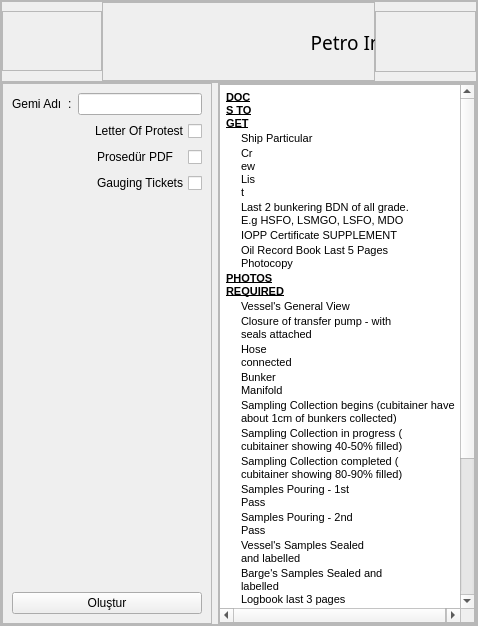
         <widget class="QWidget" name="petro">
          <layout class="QGridLayout" name="gridLayout_5">
           <property name="leftMargin">
            <number>0</number>
           </property>
           <property name="topMargin">
            <number>0</number>
           </property>
           <property name="rightMargin">
            <number>0</number>
           </property>
           <property name="bottomMargin">
            <number>0</number>
           </property>
           <property name="spacing">
            <number>0</number>
           </property>
           <item row="0" column="0">
            <widget class="QFrame" name="frame_13">
             <property name="frameShape">
              <enum>QFrame::StyledPanel</enum>
             </property>
             <property name="frameShadow">
              <enum>QFrame::Raised</enum>
             </property>
             <layout class="QGridLayout" name="gridLayout_6">
              <property name="leftMargin">
               <number>0</number>
              </property>
              <property name="topMargin">
               <number>0</number>
              </property>
              <property name="rightMargin">
               <number>0</number>
              </property>
              <property name="bottomMargin">
               <number>0</number>
              </property>
              <property name="spacing">
               <number>0</number>
              </property>
              <item row="0" column="0">
               <widget class="QFrame" name="frame_14">
                <property name="minimumSize">
                 <size>
                  <width>0</width>
                  <height>81</height>
                 </size>
                </property>
                <property name="maximumSize">
                 <size>
                  <width>16777215</width>
                  <height>81</height>
                 </size>
                </property>
                <property name="frameShape">
                 <enum>QFrame::StyledPanel</enum>
                </property>
                <property name="frameShadow">
                 <enum>QFrame::Raised</enum>
                </property>
                <layout class="QHBoxLayout" name="horizontalLayout">
                 <property name="spacing">
                  <number>0</number>
                 </property>
                 <property name="leftMargin">
                  <number>0</number>
                 </property>
                 <property name="topMargin">
                  <number>0</number>
                 </property>
                 <property name="rightMargin">
                  <number>0</number>
                 </property>
                 <property name="bottomMargin">
                  <number>0</number>
                 </property>
                 <item>
                  <widget class="QFrame" name="frame_32">
                   <property name="maximumSize">
                    <size>
                     <width>100</width>
                     <height>60</height>
                    </size>
                   </property>
                   <property name="frameShape">
                    <enum>QFrame::StyledPanel</enum>
                   </property>
                   <property name="frameShadow">
                    <enum>QFrame::Raised</enum>
                   </property>
                   <widget class="QPushButton" name="exitpetropage">
                    <property name="geometry">
                     <rect>
                      <x>20</x>
                      <y>20</y>
                      <width>51</width>
                      <height>31</height>
                     </rect>
                    </property>
                    <property name="whatsThis">
                     <string>&lt;html&gt;&lt;head/&gt;&lt;body&gt;&lt;p&gt;Ana Pencere&lt;/p&gt;&lt;/body&gt;&lt;/html&gt;</string>
                    </property>
                    <property name="text">
                     <string/>
                    </property>
                    <property name="icon">
                     <iconset resource="../icons/rc.qrc">
                      <normaloff>:/icons/arrow.png</normaloff>:/icons/arrow.png</iconset>
                    </property>
                    <property name="iconSize">
                     <size>
                      <width>24</width>
                      <height>24</height>
                     </size>
                    </property>
                    <property name="flat">
                     <bool>true</bool>
                    </property>
                   </widget>
                  </widget>
                 </item>
                 <item>
                  <widget class="QFrame" name="frame_33">
                   <property name="frameShape">
                    <enum>QFrame::StyledPanel</enum>
                   </property>
                   <property name="frameShadow">
                    <enum>QFrame::Raised</enum>
                   </property>
                   <widget class="QLabel" name="label_15">
                    <property name="geometry">
                     <rect>
                      <x>170</x>
                      <y>20</y>
                      <width>301</width>
                      <height>41</height>
                     </rect>
                    </property>
                    <property name="font">
                     <font>
                      <family>Simple tfb</family>
                      <pointsize>14</pointsize>
                     </font>
                    </property>
                    <property name="text">
                     <string>Petro Inspect ROB &amp; BQS</string>
                    </property>
                    <property name="alignment">
                     <set>Qt::AlignCenter</set>
                    </property>
                   </widget>
                  </widget>
                 </item>
                 <item>
                  <widget class="QFrame" name="frame_34">
                   <property name="maximumSize">
                    <size>
                     <width>101</width>
                     <height>61</height>
                    </size>
                   </property>
                   <property name="frameShape">
                    <enum>QFrame::StyledPanel</enum>
                   </property>
                   <property name="frameShadow">
                    <enum>QFrame::Raised</enum>
                   </property>
                   <widget class="QLabel" name="label_44">
                    <property name="geometry">
                     <rect>
                      <x>16</x>
                      <y>2</y>
                      <width>81</width>
                      <height>61</height>
                     </rect>
                    </property>
                    <property name="maximumSize">
                     <size>
                      <width>91</width>
                      <height>61</height>
                     </size>
                    </property>
                    <property name="text">
                     <string/>
                    </property>
                    <property name="pixmap">
                     <pixmap resource="../icons/rc.qrc">:/icons/petro inspect200x200.png</pixmap>
                    </property>
                    <property name="scaledContents">
                     <bool>true</bool>
                    </property>
                   </widget>
                  </widget>
                 </item>
                </layout>
               </widget>
              </item>
              <item row="1" column="0">
               <widget class="QFrame" name="frame_31">
                <property name="frameShape">
                 <enum>QFrame::StyledPanel</enum>
                </property>
                <property name="frameShadow">
                 <enum>QFrame::Raised</enum>
                </property>
                <layout class="QHBoxLayout" name="horizontalLayout_17">
                 <property name="leftMargin">
                  <number>0</number>
                 </property>
                 <property name="topMargin">
                  <number>0</number>
                 </property>
                 <property name="rightMargin">
                  <number>0</number>
                 </property>
                 <property name="bottomMargin">
                  <number>0</number>
                 </property>
                 <item>
                  <widget class="QFrame" name="frame_81">
                   <property name="minimumSize">
                    <size>
                     <width>210</width>
                     <height>0</height>
                    </size>
                   </property>
                   <property name="maximumSize">
                    <size>
                     <width>210</width>
                     <height>16777215</height>
                    </size>
                   </property>
                   <property name="frameShape">
                    <enum>QFrame::StyledPanel</enum>
                   </property>
                   <property name="frameShadow">
                    <enum>QFrame::Raised</enum>
                   </property>
                   <layout class="QVBoxLayout" name="verticalLayout_17">
                    <item>
                     <layout class="QHBoxLayout" name="horizontalLayout_18">
                      <item>
                       <widget class="QLabel" name="label_14">
                        <property name="text">
                         <string>Gemi Adı</string>
                        </property>
                       </widget>
                      </item>
                      <item>
                       <widget class="QLabel" name="label_27">
                        <property name="text">
                         <string>:</string>
                        </property>
                       </widget>
                      </item>
                      <item>
                       <widget class="QLineEdit" name="petrogemiline"/>
                      </item>
                     </layout>
                    </item>
                    <item>
                     <widget class="QCheckBox" name="checkBox_petro_lop">
                      <property name="layoutDirection">
                       <enum>Qt::RightToLeft</enum>
                      </property>
                      <property name="text">
                       <string>Letter Of Protest</string>
                      </property>
                     </widget>
                    </item>
                    <item>
                     <widget class="QCheckBox" name="checkBox_petro_prosedur">
                      <property name="layoutDirection">
                       <enum>Qt::RightToLeft</enum>
                      </property>
                      <property name="text">
                       <string>Prosedür PDF   </string>
                      </property>
                     </widget>
                    </item>
                    <item>
                     <widget class="QCheckBox" name="checkBox_petro_gt">
                      <property name="layoutDirection">
                       <enum>Qt::RightToLeft</enum>
                      </property>
                      <property name="text">
                       <string>Gauging Tickets</string>
                      </property>
                     </widget>
                    </item>
                    <item>
                     <spacer name="verticalSpacer">
                      <property name="orientation">
                       <enum>Qt::Vertical</enum>
                      </property>
                      <property name="sizeHint" stdset="0">
                       <size>
                        <width>20</width>
                        <height>393</height>
                       </size>
                      </property>
                     </spacer>
                    </item>
                    <item>
                     <widget class="QPushButton" name="petroolusturbutton">
                      <property name="text">
                       <string>Oluştur</string>
                      </property>
                     </widget>
                    </item>
                   </layout>
                  </widget>
                 </item>
                 <item>
                  <widget class="QFrame" name="frame_82">
                   <property name="frameShape">
                    <enum>QFrame::StyledPanel</enum>
                   </property>
                   <property name="frameShadow">
                    <enum>QFrame::Raised</enum>
                   </property>
                   <layout class="QGridLayout" name="gridLayout_35">
                    <property name="leftMargin">
                     <number>0</number>
                    </property>
                    <property name="topMargin">
                     <number>0</number>
                    </property>
                    <property name="rightMargin">
                     <number>0</number>
                    </property>
                    <property name="bottomMargin">
                     <number>0</number>
                    </property>
                    <property name="spacing">
                     <number>0</number>
                    </property>
                    <item row="0" column="0">
                     <widget class="QTextEdit" name="textEdit">
                      <property name="html">
                       <string>&lt;!DOCTYPE HTML PUBLIC &quot;-//W3C//DTD HTML 4.0//EN&quot; &quot;http://www.w3.org/TR/REC-html40/strict.dtd&quot;&gt;
&lt;html&gt;&lt;head&gt;&lt;meta name=&quot;qrichtext&quot; content=&quot;1&quot; /&gt;&lt;style type=&quot;text/css&quot;&gt;
p, li { white-space: pre-wrap; }
&lt;/style&gt;&lt;/head&gt;&lt;body style=&quot; font-family:'MS Shell Dlg 2'; font-size:8.25pt; font-weight:400; font-style:normal;&quot;&gt;
&lt;table border=&quot;0&quot; style=&quot; margin-top:0px; margin-bottom:0px; margin-left:0px; margin-right:0px;&quot; cellspacing=&quot;2&quot; cellpadding=&quot;0&quot;&gt;
&lt;tr&gt;
&lt;td colspan=&quot;2&quot;&gt;
&lt;p style=&quot; margin-top:0px; margin-bottom:0px; margin-left:0px; margin-right:0px; -qt-block-indent:0; text-indent:0px;&quot;&gt;&lt;span style=&quot; font-size:8pt; font-weight:600; text-decoration: underline;&quot;&gt;DOCS TO GET&lt;/span&gt;&lt;/p&gt;&lt;/td&gt;
&lt;td width=&quot;56&quot;&gt;&lt;/td&gt;
&lt;td width=&quot;52&quot;&gt;&lt;/td&gt;
&lt;td width=&quot;1&quot;&gt;&lt;/td&gt;
&lt;td&gt;&lt;/td&gt;
&lt;td&gt;&lt;/td&gt;
&lt;td&gt;&lt;/td&gt;
&lt;td&gt;&lt;/td&gt;
&lt;td&gt;&lt;/td&gt;
&lt;td&gt;&lt;/td&gt;
&lt;td&gt;&lt;/td&gt;&lt;/tr&gt;
&lt;tr&gt;
&lt;td width=&quot;45.5&quot;&gt;
&lt;p style=&quot; margin-top:0px; margin-bottom:0px; margin-left:0px; margin-right:0px; -qt-block-indent:0; text-indent:0px;&quot;&gt;&lt;span style=&quot; font-size:8pt;&quot;&gt; &lt;/span&gt;&lt;/p&gt;&lt;/td&gt;
&lt;td colspan=&quot;2&quot;&gt;
&lt;p style=&quot; margin-top:0px; margin-bottom:0px; margin-left:0px; margin-right:0px; -qt-block-indent:0; text-indent:0px;&quot;&gt;&lt;span style=&quot; font-size:8pt;&quot;&gt;Ship Particular&lt;/span&gt;&lt;/p&gt;&lt;/td&gt;
&lt;td&gt;&lt;/td&gt;
&lt;td&gt;&lt;/td&gt;
&lt;td&gt;&lt;/td&gt;
&lt;td&gt;&lt;/td&gt;
&lt;td&gt;&lt;/td&gt;
&lt;td&gt;&lt;/td&gt;
&lt;td&gt;&lt;/td&gt;
&lt;td&gt;&lt;/td&gt;
&lt;td&gt;&lt;/td&gt;&lt;/tr&gt;
&lt;tr&gt;
&lt;td style=&quot; border-top-color:#000000;&quot;&gt;
&lt;p style=&quot; margin-top:0px; margin-bottom:0px; margin-left:0px; margin-right:0px; -qt-block-indent:0; text-indent:0px;&quot;&gt;&lt;span style=&quot; font-size:8pt;&quot;&gt; &lt;/span&gt;&lt;/p&gt;&lt;/td&gt;
&lt;td width=&quot;45.5&quot;&gt;
&lt;p style=&quot; margin-top:0px; margin-bottom:0px; margin-left:0px; margin-right:0px; -qt-block-indent:0; text-indent:0px;&quot;&gt;&lt;span style=&quot; font-size:8pt;&quot;&gt;Crew List&lt;/span&gt;&lt;/p&gt;&lt;/td&gt;
&lt;td&gt;&lt;/td&gt;
&lt;td&gt;&lt;/td&gt;
&lt;td&gt;&lt;/td&gt;
&lt;td&gt;&lt;/td&gt;
&lt;td&gt;&lt;/td&gt;
&lt;td&gt;&lt;/td&gt;
&lt;td&gt;&lt;/td&gt;
&lt;td&gt;&lt;/td&gt;
&lt;td&gt;&lt;/td&gt;
&lt;td&gt;&lt;/td&gt;&lt;/tr&gt;
&lt;tr&gt;
&lt;td style=&quot; border-top-color:#000000;&quot;&gt;
&lt;p style=&quot; margin-top:0px; margin-bottom:0px; margin-left:0px; margin-right:0px; -qt-block-indent:0; text-indent:0px;&quot;&gt;&lt;span style=&quot; font-size:8pt;&quot;&gt; &lt;/span&gt;&lt;/p&gt;&lt;/td&gt;
&lt;td colspan=&quot;8&quot;&gt;
&lt;p style=&quot; margin-top:0px; margin-bottom:0px; margin-left:0px; margin-right:0px; -qt-block-indent:0; text-indent:0px;&quot;&gt;&lt;span style=&quot; font-size:8pt;&quot;&gt;Last 2 bunkering BDN of all grade. E.g HSFO, LSMGO, LSFO, MDO&lt;/span&gt;&lt;/p&gt;&lt;/td&gt;
&lt;td&gt;&lt;/td&gt;
&lt;td&gt;&lt;/td&gt;
&lt;td&gt;&lt;/td&gt;&lt;/tr&gt;
&lt;tr&gt;
&lt;td style=&quot; border-top-color:#000000;&quot;&gt;
&lt;p style=&quot; margin-top:0px; margin-bottom:0px; margin-left:0px; margin-right:0px; -qt-block-indent:0; text-indent:0px;&quot;&gt;&lt;span style=&quot; font-size:8pt;&quot;&gt; &lt;/span&gt;&lt;/p&gt;&lt;/td&gt;
&lt;td colspan=&quot;8&quot; style=&quot; border-left-color:#000000;&quot;&gt;
&lt;p style=&quot; margin-top:0px; margin-bottom:0px; margin-left:0px; margin-right:0px; -qt-block-indent:0; text-indent:0px;&quot;&gt;&lt;span style=&quot; font-size:8pt;&quot;&gt;IOPP Certificate SUPPLEMENT &lt;/span&gt;&lt;/p&gt;&lt;/td&gt;
&lt;td&gt;&lt;/td&gt;
&lt;td&gt;&lt;/td&gt;
&lt;td&gt;&lt;/td&gt;&lt;/tr&gt;
&lt;tr&gt;
&lt;td&gt;
&lt;p style=&quot; margin-top:0px; margin-bottom:0px; margin-left:0px; margin-right:0px; -qt-block-indent:0; text-indent:0px;&quot;&gt;&lt;span style=&quot; font-size:8pt;&quot;&gt; &lt;/span&gt;&lt;/p&gt;&lt;/td&gt;
&lt;td colspan=&quot;6&quot;&gt;
&lt;p style=&quot; margin-top:0px; margin-bottom:0px; margin-left:0px; margin-right:0px; -qt-block-indent:0; text-indent:0px;&quot;&gt;&lt;span style=&quot; font-size:8pt;&quot;&gt;Oil Record Book Last 5 Pages Photocopy&lt;/span&gt;&lt;/p&gt;&lt;/td&gt;
&lt;td&gt;&lt;/td&gt;
&lt;td&gt;&lt;/td&gt;
&lt;td&gt;&lt;/td&gt;
&lt;td&gt;&lt;/td&gt;
&lt;td&gt;&lt;/td&gt;&lt;/tr&gt;
&lt;tr&gt;
&lt;td colspan=&quot;3&quot;&gt;
&lt;p style=&quot; margin-top:0px; margin-bottom:0px; margin-left:0px; margin-right:0px; -qt-block-indent:0; text-indent:0px;&quot;&gt;&lt;span style=&quot; font-size:8pt; font-weight:600; text-decoration: underline;&quot;&gt;PHOTOS REQUIRED&lt;/span&gt;&lt;/p&gt;&lt;/td&gt;
&lt;td&gt;&lt;/td&gt;
&lt;td&gt;&lt;/td&gt;
&lt;td&gt;&lt;/td&gt;
&lt;td&gt;&lt;/td&gt;
&lt;td&gt;&lt;/td&gt;
&lt;td&gt;&lt;/td&gt;
&lt;td&gt;&lt;/td&gt;
&lt;td&gt;&lt;/td&gt;
&lt;td&gt;&lt;/td&gt;&lt;/tr&gt;
&lt;tr&gt;
&lt;td&gt;
&lt;p style=&quot; margin-top:0px; margin-bottom:0px; margin-left:0px; margin-right:0px; -qt-block-indent:0; text-indent:0px;&quot;&gt;&lt;span style=&quot; font-size:8pt;&quot;&gt; &lt;/span&gt;&lt;/p&gt;&lt;/td&gt;
&lt;td colspan=&quot;3&quot;&gt;
&lt;p style=&quot; margin-top:0px; margin-bottom:0px; margin-left:0px; margin-right:0px; -qt-block-indent:0; text-indent:0px;&quot;&gt;&lt;span style=&quot; font-size:8pt;&quot;&gt;Vessel's General View&lt;/span&gt;&lt;/p&gt;&lt;/td&gt;
&lt;td&gt;&lt;/td&gt;
&lt;td&gt;&lt;/td&gt;
&lt;td&gt;&lt;/td&gt;
&lt;td&gt;&lt;/td&gt;
&lt;td&gt;&lt;/td&gt;
&lt;td&gt;&lt;/td&gt;
&lt;td&gt;&lt;/td&gt;
&lt;td&gt;&lt;/td&gt;&lt;/tr&gt;
&lt;tr&gt;
&lt;td style=&quot; border-top-color:#000000;&quot;&gt;
&lt;p style=&quot; margin-top:0px; margin-bottom:0px; margin-left:0px; margin-right:0px; -qt-block-indent:0; text-indent:0px;&quot;&gt;&lt;span style=&quot; font-size:8pt;&quot;&gt; &lt;/span&gt;&lt;/p&gt;&lt;/td&gt;
&lt;td colspan=&quot;6&quot;&gt;
&lt;p style=&quot; margin-top:0px; margin-bottom:0px; margin-left:0px; margin-right:0px; -qt-block-indent:0; text-indent:0px;&quot;&gt;&lt;span style=&quot; font-size:8pt;&quot;&gt;Closure of transfer pump ‐ with seals attached&lt;/span&gt;&lt;/p&gt;&lt;/td&gt;
&lt;td&gt;&lt;/td&gt;
&lt;td&gt;&lt;/td&gt;
&lt;td&gt;&lt;/td&gt;
&lt;td&gt;&lt;/td&gt;
&lt;td&gt;&lt;/td&gt;&lt;/tr&gt;
&lt;tr&gt;
&lt;td style=&quot; border-top-color:#000000;&quot;&gt;
&lt;p style=&quot; margin-top:0px; margin-bottom:0px; margin-left:0px; margin-right:0px; -qt-block-indent:0; text-indent:0px;&quot;&gt;&lt;span style=&quot; font-size:8pt;&quot;&gt; &lt;/span&gt;&lt;/p&gt;&lt;/td&gt;
&lt;td colspan=&quot;2&quot;&gt;
&lt;p style=&quot; margin-top:0px; margin-bottom:0px; margin-left:0px; margin-right:0px; -qt-block-indent:0; text-indent:0px;&quot;&gt;&lt;span style=&quot; font-size:8pt;&quot;&gt;Hose connected&lt;/span&gt;&lt;/p&gt;&lt;/td&gt;
&lt;td&gt;&lt;/td&gt;
&lt;td&gt;&lt;/td&gt;
&lt;td&gt;&lt;/td&gt;
&lt;td&gt;&lt;/td&gt;
&lt;td&gt;&lt;/td&gt;
&lt;td&gt;&lt;/td&gt;
&lt;td&gt;&lt;/td&gt;
&lt;td&gt;&lt;/td&gt;
&lt;td&gt;&lt;/td&gt;&lt;/tr&gt;
&lt;tr&gt;
&lt;td style=&quot; border-top-color:#000000;&quot;&gt;
&lt;p style=&quot; margin-top:0px; margin-bottom:0px; margin-left:0px; margin-right:0px; -qt-block-indent:0; text-indent:0px;&quot;&gt;&lt;span style=&quot; font-size:8pt;&quot;&gt; &lt;/span&gt;&lt;/p&gt;&lt;/td&gt;
&lt;td colspan=&quot;2&quot;&gt;
&lt;p style=&quot; margin-top:0px; margin-bottom:0px; margin-left:0px; margin-right:0px; -qt-block-indent:0; text-indent:0px;&quot;&gt;&lt;span style=&quot; font-size:8pt;&quot;&gt;Bunker Manifold&lt;/span&gt;&lt;/p&gt;&lt;/td&gt;
&lt;td&gt;&lt;/td&gt;
&lt;td&gt;&lt;/td&gt;
&lt;td&gt;&lt;/td&gt;
&lt;td&gt;&lt;/td&gt;
&lt;td&gt;&lt;/td&gt;
&lt;td&gt;&lt;/td&gt;
&lt;td&gt;&lt;/td&gt;
&lt;td&gt;&lt;/td&gt;
&lt;td&gt;&lt;/td&gt;&lt;/tr&gt;
&lt;tr&gt;
&lt;td style=&quot; border-top-color:#000000;&quot;&gt;
&lt;p style=&quot; margin-top:0px; margin-bottom:0px; margin-left:0px; margin-right:0px; -qt-block-indent:0; text-indent:0px;&quot;&gt;&lt;span style=&quot; font-size:8pt;&quot;&gt; &lt;/span&gt;&lt;/p&gt;&lt;/td&gt;
&lt;td colspan=&quot;11&quot; style=&quot; border-left-color:#000000;&quot;&gt;
&lt;p style=&quot; margin-top:0px; margin-bottom:0px; margin-left:0px; margin-right:0px; -qt-block-indent:0; text-indent:0px;&quot;&gt;&lt;span style=&quot; font-size:8pt;&quot;&gt;Sampling Collection begins (cubitainer have about 1cm of bunkers collected)&lt;/span&gt;&lt;/p&gt;&lt;/td&gt;&lt;/tr&gt;
&lt;tr&gt;
&lt;td style=&quot; border-top-color:#000000;&quot;&gt;
&lt;p style=&quot; margin-top:0px; margin-bottom:0px; margin-left:0px; margin-right:0px; -qt-block-indent:0; text-indent:0px;&quot;&gt;&lt;span style=&quot; font-size:8pt;&quot;&gt; &lt;/span&gt;&lt;/p&gt;&lt;/td&gt;
&lt;td colspan=&quot;8&quot;&gt;
&lt;p style=&quot; margin-top:0px; margin-bottom:0px; margin-left:0px; margin-right:0px; -qt-block-indent:0; text-indent:0px;&quot;&gt;&lt;span style=&quot; font-size:8pt;&quot;&gt;Sampling Collection in progress ( cubitainer showing 40‐50% filled)&lt;/span&gt;&lt;/p&gt;&lt;/td&gt;
&lt;td&gt;&lt;/td&gt;
&lt;td&gt;&lt;/td&gt;
&lt;td&gt;&lt;/td&gt;&lt;/tr&gt;
&lt;tr&gt;
&lt;td style=&quot; border-top-color:#000000;&quot;&gt;
&lt;p style=&quot; margin-top:0px; margin-bottom:0px; margin-left:0px; margin-right:0px; -qt-block-indent:0; text-indent:0px;&quot;&gt;&lt;span style=&quot; font-size:8pt;&quot;&gt; &lt;/span&gt;&lt;/p&gt;&lt;/td&gt;
&lt;td colspan=&quot;8&quot;&gt;
&lt;p style=&quot; margin-top:0px; margin-bottom:0px; margin-left:0px; margin-right:0px; -qt-block-indent:0; text-indent:0px;&quot;&gt;&lt;span style=&quot; font-size:8pt;&quot;&gt;Sampling Collection completed ( cubitainer showing 80‐90% filled)&lt;/span&gt;&lt;/p&gt;&lt;/td&gt;
&lt;td&gt;&lt;/td&gt;
&lt;td&gt;&lt;/td&gt;
&lt;td&gt;&lt;/td&gt;&lt;/tr&gt;
&lt;tr&gt;
&lt;td style=&quot; border-top-color:#000000;&quot;&gt;
&lt;p style=&quot; margin-top:0px; margin-bottom:0px; margin-left:0px; margin-right:0px; -qt-block-indent:0; text-indent:0px;&quot;&gt;&lt;span style=&quot; font-size:8pt;&quot;&gt; &lt;/span&gt;&lt;/p&gt;&lt;/td&gt;
&lt;td colspan=&quot;3&quot;&gt;
&lt;p style=&quot; margin-top:0px; margin-bottom:0px; margin-left:0px; margin-right:0px; -qt-block-indent:0; text-indent:0px;&quot;&gt;&lt;span style=&quot; font-size:8pt;&quot;&gt;Samples Pouring ‐ 1st Pass&lt;/span&gt;&lt;/p&gt;&lt;/td&gt;
&lt;td&gt;&lt;/td&gt;
&lt;td&gt;&lt;/td&gt;
&lt;td&gt;&lt;/td&gt;
&lt;td&gt;&lt;/td&gt;
&lt;td&gt;&lt;/td&gt;
&lt;td&gt;&lt;/td&gt;
&lt;td&gt;&lt;/td&gt;
&lt;td&gt;&lt;/td&gt;&lt;/tr&gt;
&lt;tr&gt;
&lt;td style=&quot; border-top-color:#000000;&quot;&gt;
&lt;p style=&quot; margin-top:0px; margin-bottom:0px; margin-left:0px; margin-right:0px; -qt-block-indent:0; text-indent:0px;&quot;&gt;&lt;span style=&quot; font-size:8pt;&quot;&gt; &lt;/span&gt;&lt;/p&gt;&lt;/td&gt;
&lt;td colspan=&quot;3&quot;&gt;
&lt;p style=&quot; margin-top:0px; margin-bottom:0px; margin-left:0px; margin-right:0px; -qt-block-indent:0; text-indent:0px;&quot;&gt;&lt;span style=&quot; font-size:8pt;&quot;&gt;Samples Pouring ‐ 2nd Pass&lt;/span&gt;&lt;/p&gt;&lt;/td&gt;
&lt;td&gt;&lt;/td&gt;
&lt;td&gt;&lt;/td&gt;
&lt;td&gt;&lt;/td&gt;
&lt;td&gt;&lt;/td&gt;
&lt;td&gt;&lt;/td&gt;
&lt;td&gt;&lt;/td&gt;
&lt;td&gt;&lt;/td&gt;
&lt;td&gt;&lt;/td&gt;&lt;/tr&gt;
&lt;tr&gt;
&lt;td style=&quot; border-top-color:#000000;&quot;&gt;
&lt;p style=&quot; margin-top:0px; margin-bottom:0px; margin-left:0px; margin-right:0px; -qt-block-indent:0; text-indent:0px;&quot;&gt;&lt;span style=&quot; font-size:8pt;&quot;&gt; &lt;/span&gt;&lt;/p&gt;&lt;/td&gt;
&lt;td colspan=&quot;5&quot;&gt;
&lt;p style=&quot; margin-top:0px; margin-bottom:0px; margin-left:0px; margin-right:0px; -qt-block-indent:0; text-indent:0px;&quot;&gt;&lt;span style=&quot; font-size:8pt;&quot;&gt;Vessel's Samples Sealed and labelled&lt;/span&gt;&lt;/p&gt;&lt;/td&gt;
&lt;td&gt;&lt;/td&gt;
&lt;td&gt;&lt;/td&gt;
&lt;td&gt;&lt;/td&gt;
&lt;td&gt;&lt;/td&gt;
&lt;td&gt;&lt;/td&gt;
&lt;td&gt;&lt;/td&gt;&lt;/tr&gt;
&lt;tr&gt;
&lt;td style=&quot; border-top-color:#000000;&quot;&gt;
&lt;p style=&quot; margin-top:0px; margin-bottom:0px; margin-left:0px; margin-right:0px; -qt-block-indent:0; text-indent:0px;&quot;&gt;&lt;span style=&quot; font-size:8pt;&quot;&gt; &lt;/span&gt;&lt;/p&gt;&lt;/td&gt;
&lt;td colspan=&quot;5&quot;&gt;
&lt;p style=&quot; margin-top:0px; margin-bottom:0px; margin-left:0px; margin-right:0px; -qt-block-indent:0; text-indent:0px;&quot;&gt;&lt;span style=&quot; font-size:8pt;&quot;&gt;Barge's Samples Sealed and labelled&lt;/span&gt;&lt;/p&gt;
&lt;p style=&quot; margin-top:0px; margin-bottom:0px; margin-left:0px; margin-right:0px; -qt-block-indent:0; text-indent:0px;&quot;&gt;&lt;span style=&quot; font-size:8pt;&quot;&gt;Logbook last 3 pages&lt;/span&gt;&lt;/p&gt;&lt;/td&gt;
&lt;td&gt;&lt;/td&gt;
&lt;td&gt;&lt;/td&gt;
&lt;td&gt;&lt;/td&gt;
&lt;td&gt;&lt;/td&gt;
&lt;td&gt;&lt;/td&gt;
&lt;td&gt;&lt;/td&gt;&lt;/tr&gt;
&lt;tr&gt;
&lt;td&gt;&lt;/td&gt;
&lt;td&gt;&lt;/td&gt;
&lt;td&gt;&lt;/td&gt;
&lt;td&gt;&lt;/td&gt;
&lt;td&gt;&lt;/td&gt;
&lt;td&gt;&lt;/td&gt;
&lt;td&gt;&lt;/td&gt;
&lt;td&gt;&lt;/td&gt;
&lt;td&gt;&lt;/td&gt;
&lt;td&gt;&lt;/td&gt;
&lt;td&gt;&lt;/td&gt;
&lt;td&gt;&lt;/td&gt;&lt;/tr&gt;
&lt;tr&gt;
&lt;td colspan=&quot;3&quot;&gt;
&lt;p style=&quot; margin-top:0px; margin-bottom:0px; margin-left:0px; margin-right:0px; -qt-block-indent:0; text-indent:0px;&quot;&gt;&lt;span style=&quot; font-size:8pt; font-weight:600; text-decoration: underline;&quot;&gt;GAUGING TICKETS&lt;/span&gt;&lt;/p&gt;&lt;/td&gt;
&lt;td&gt;&lt;/td&gt;
&lt;td&gt;&lt;/td&gt;
&lt;td&gt;&lt;/td&gt;
&lt;td&gt;&lt;/td&gt;
&lt;td&gt;&lt;/td&gt;
&lt;td&gt;&lt;/td&gt;
&lt;td&gt;&lt;/td&gt;
&lt;td&gt;&lt;/td&gt;
&lt;td&gt;&lt;/td&gt;&lt;/tr&gt;
&lt;tr&gt;
&lt;td&gt;
&lt;p style=&quot; margin-top:0px; margin-bottom:0px; margin-left:0px; margin-right:0px; -qt-block-indent:0; text-indent:0px;&quot;&gt;&lt;span style=&quot; font-size:8pt;&quot;&gt; &lt;/span&gt;&lt;/p&gt;&lt;/td&gt;
&lt;td colspan=&quot;5&quot;&gt;
&lt;p style=&quot; margin-top:0px; margin-bottom:0px; margin-left:0px; margin-right:0px; -qt-block-indent:0; text-indent:0px;&quot;&gt;&lt;span style=&quot; font-size:8pt;&quot;&gt;Gauging Ticket ‐ Vessel's Opening.&lt;/span&gt;&lt;/p&gt;&lt;/td&gt;
&lt;td&gt;&lt;/td&gt;
&lt;td&gt;&lt;/td&gt;
&lt;td&gt;&lt;/td&gt;
&lt;td&gt;&lt;/td&gt;
&lt;td&gt;&lt;/td&gt;
&lt;td&gt;&lt;/td&gt;&lt;/tr&gt;
&lt;tr&gt;
&lt;td style=&quot; border-top-color:#000000;&quot;&gt;
&lt;p style=&quot; margin-top:0px; margin-bottom:0px; margin-left:0px; margin-right:0px; -qt-block-indent:0; text-indent:0px;&quot;&gt;&lt;span style=&quot; font-size:8pt;&quot;&gt; &lt;/span&gt;&lt;/p&gt;&lt;/td&gt;
&lt;td colspan=&quot;5&quot;&gt;
&lt;p style=&quot; margin-top:0px; margin-bottom:0px; margin-left:0px; margin-right:0px; -qt-block-indent:0; text-indent:0px;&quot;&gt;&lt;span style=&quot; font-size:8pt;&quot;&gt;Gauging Ticket ‐ Barge's Opening.&lt;/span&gt;&lt;/p&gt;&lt;/td&gt;
&lt;td&gt;&lt;/td&gt;
&lt;td&gt;&lt;/td&gt;
&lt;td&gt;&lt;/td&gt;
&lt;td&gt;&lt;/td&gt;
&lt;td&gt;&lt;/td&gt;
&lt;td&gt;&lt;/td&gt;&lt;/tr&gt;
&lt;tr&gt;
&lt;td style=&quot; border-top-color:#000000;&quot;&gt;
&lt;p style=&quot; margin-top:0px; margin-bottom:0px; margin-left:0px; margin-right:0px; -qt-block-indent:0; text-indent:0px;&quot;&gt;&lt;span style=&quot; font-size:8pt;&quot;&gt; &lt;/span&gt;&lt;/p&gt;&lt;/td&gt;
&lt;td colspan=&quot;5&quot;&gt;
&lt;p style=&quot; margin-top:0px; margin-bottom:0px; margin-left:0px; margin-right:0px; -qt-block-indent:0; text-indent:0px;&quot;&gt;&lt;span style=&quot; font-size:8pt;&quot;&gt;Gauging Ticket ‐ Barge's Closing.&lt;/span&gt;&lt;/p&gt;&lt;/td&gt;
&lt;td&gt;&lt;/td&gt;
&lt;td&gt;&lt;/td&gt;
&lt;td&gt;&lt;/td&gt;
&lt;td&gt;&lt;/td&gt;
&lt;td&gt;&lt;/td&gt;
&lt;td&gt;&lt;/td&gt;&lt;/tr&gt;
&lt;tr&gt;
&lt;td style=&quot; border-top-color:#000000;&quot;&gt;
&lt;p style=&quot; margin-top:0px; margin-bottom:0px; margin-left:0px; margin-right:0px; -qt-block-indent:0; text-indent:0px;&quot;&gt;&lt;span style=&quot; font-size:8pt;&quot;&gt; &lt;/span&gt;&lt;/p&gt;&lt;/td&gt;
&lt;td colspan=&quot;5&quot;&gt;
&lt;p style=&quot; margin-top:0px; margin-bottom:0px; margin-left:0px; margin-right:0px; -qt-block-indent:0; text-indent:0px;&quot;&gt;&lt;span style=&quot; font-size:8pt;&quot;&gt;Gauging Ticket ‐ Vessel's Closing.&lt;/span&gt;&lt;/p&gt;&lt;/td&gt;
&lt;td&gt;&lt;/td&gt;
&lt;td&gt;&lt;/td&gt;
&lt;td&gt;&lt;/td&gt;
&lt;td&gt;&lt;/td&gt;
&lt;td&gt;&lt;/td&gt;
&lt;td&gt;
&lt;p style=&quot; margin-top:0px; margin-bottom:0px; margin-left:0px; margin-right:0px; -qt-block-indent:0; text-indent:0px;&quot;&gt;3312 -  2580&lt;/p&gt;&lt;/td&gt;&lt;/tr&gt;&lt;/table&gt;&lt;/body&gt;&lt;/html&gt;</string>
                      </property>
                     </widget>
                    </item>
                   </layout>
                  </widget>
                 </item>
                </layout>
               </widget>
              </item>
             </layout>
            </widget>
           </item>
          </layout>
         </widget>
